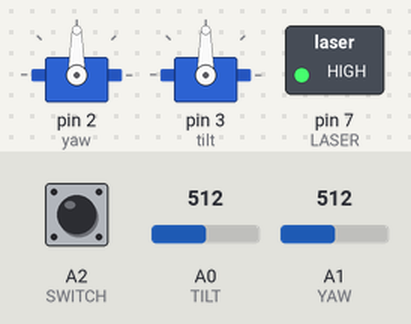
This sketch was run on a simulated Arduino Uno, built with avr-gcc and run on an emulated ATmega328P. Parts: 2 × servo, switched loads named in the sketch (green lamp = pin HIGH). Inputs (shaded band) come from the test bench; at power-on: A0 (TILT) = 512, A1 (YAW) = 512, A2 (SWITCH) HIGH.

Above: at 1.3 s.
1.4 s: A0 (TILT) set to 453
2.9 s: A0 (TILT) set to 429
At 3.68 s:
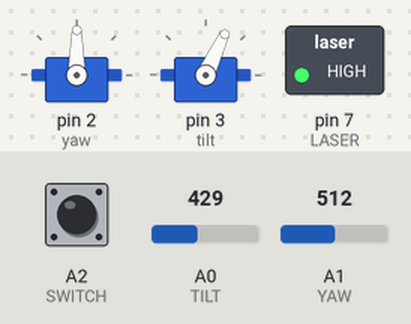
At 5.8 s:
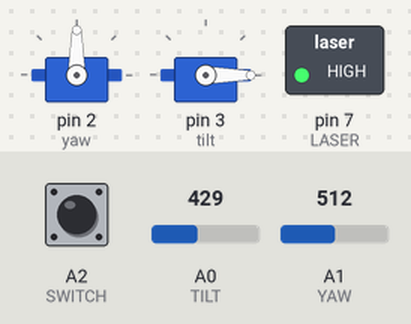
5.9 s: A1 (YAW) set to 459
7.4 s: A1 (YAW) set to 427
At 10.3 s:
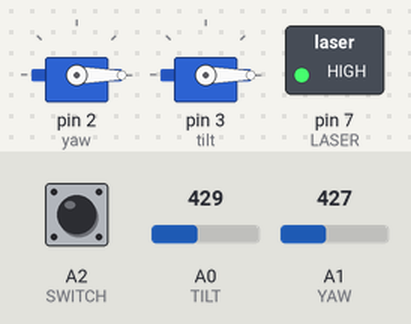
10.4 s: A0 (TILT) set to 754
11.9 s: A0 (TILT) set to 784
At 17.8 s:
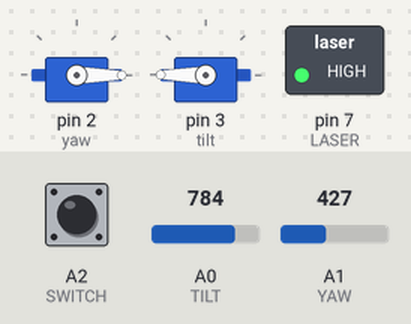
Timing chart, 0 to 18.0 s (numbered marks = the images above; inputs shaded):
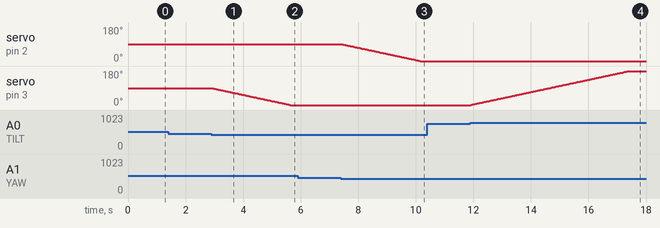

Measured:
- the behaviour switches between 442 and 441 on A0 (TILT) (found by bisection; images 0 and 1)
- the behaviour switches between 442 and 441 on A1 (YAW) (found by bisection; images 2 and 3)
- the behaviour switches between 767 and 768 on A0 (TILT) (found by bisection; images 3 and 4)
- after the input at 1.4 s, every drawn part: stays the same
- after the input at 2.9 s, servo on pin 3 (tilt): moves from 90° to 0° over 2.7 s, starting at once
- after the input at 5.9 s, every drawn part: stays the same
- after the input at 7.4 s, servo on pin 2 (yaw): moves from 90° to 0° over 2.7 s, starting at once
- after the input at 10.4 s, every drawn part: stays the same
- after the input at 11.9 s, servo on pin 3 (tilt): moves from 0° to 180° over 5.5 s, starting at once

The sketch:

2DOFJoystick.ino
```cpp
#include <Servo.h>

Servo yaw;
Servo tilt;

#define YAW A1
uint16_t yawZero;
uint16_t yawSD;
uint16_t tiltZero;
uint16_t tiltSD;
#define TILT A0
#define SWITCH A2

#define LASER 7
bool laser = true;

//#define CALIBRATION 100
#define DEADZONE 70 // ignore joystick positions (analog 512) plus minus this

void setup() {
  digitalWrite(SWITCH, HIGH);
  pinMode(LASER, OUTPUT);
  digitalWrite(LASER, laser);

  Serial.begin(115200);
  yaw.attach(2);
  tilt.attach(3);
  yaw.write(90);
  tilt.write(90);

  delay(100);
  uint32_t yawSum = 0;
  uint32_t tiltSum = 0;
  // figure out average + sd
/*  for (uint16_t i = 0; i < CALIBRATION; i++) {
    yawSum += analogRead(YAW);
    tiltSum += analogRead(TILT);
  }
  yawZero = yawSum / CALIBRATION;
  tiltZero = tiltSum / CALIBRATION;*/
}

int16_t joystick(uint32_t pin) {
  uint32_t val = analogRead(pin);
  if (val >= 512 - DEADZONE && val <= 512 + DEADZONE) {
    return 0;
  }
  return map(val, 0, 1023, -2, 2);
}

bool switchPin = false;

#define NPOINTS 4
uint16_t yaws[NPOINTS];
uint16_t tilts[NPOINTS];
uint8_t i = 0;

#define TPOINTS 20

uint16_t interp(uint16_t from, uint16_t to, uint8_t t) {
  return ((TPOINTS - t) * from + t * to) / TPOINTS;
}

void loop() {
  if (i >= NPOINTS) {
    for (i = 0; i < NPOINTS; i++) {
      for (uint8_t j = 0; j < TPOINTS; j++) {
        yaw.write(interp(yaws[i], yaws[(i+1)%NPOINTS], j));
        tilt.write(interp(tilts[i], tilts[(i+1)%NPOINTS], j));
        delay(50);
      }
    }
    return;
  }
  uint32_t yw = analogRead(YAW);
  uint32_t tlt = analogRead(TILT);
  if (digitalRead(SWITCH)) {
    switchPin = false;
  } else if (!switchPin) {
    switchPin = true;
    yaws[i] = yaw.read();
    tilts[i] = tilt.read();
    Serial.print(yaw.read());
    Serial.print(",");
    Serial.println(tilt.read());
    i++;
//    laser = !laser;
//    digitalWrite(LASER, laser ? HIGH : LOW);
  }

  yaw.write(yaw.read() + joystick(YAW));
  tilt.write(tilt.read() + joystick(TILT));
  delay(30);
}
```
